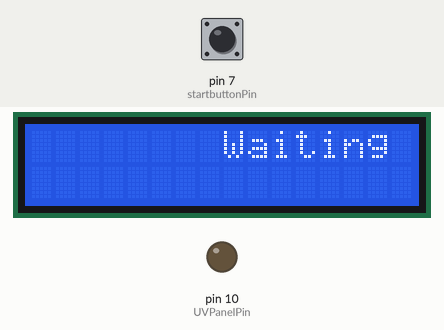
The sketch below on a simulated Arduino Uno, built with avr-gcc and run on an emulated ATmega328P. Parts: 16×2 character LCD, output pins drawn as LEDs (lit = HIGH). Inputs (shaded band) come from the test bench; at power-on: pin 7 (startbuttonPin) HIGH. What the sketch prints to the serial monitor is not drawn.

Above: at 0.84 s.
1.3 s: pin 7 (startbuttonPin) pulled LOW for 0.15 s
At 2.0 s:
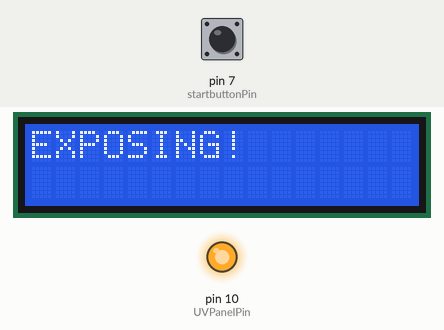
4.4 s: pin 7 (startbuttonPin) pulled LOW for 3.2 s
At 6.7 s:
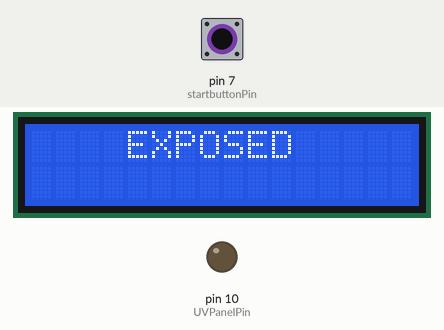
Timing chart, 0 to 13.3 s (numbered marks = the images above; inputs shaded):
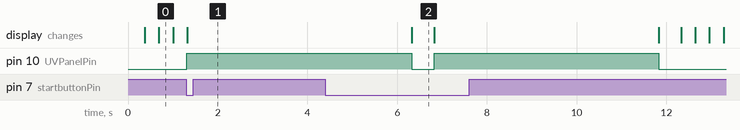

The sketch:

NEW.ino
```cpp
#include <LiquidCrystal.h>
LiquidCrystal lcd(12, 11, 5, 4, 3, 2);
const int UVPanelPin = 10;
const int startbuttonPin = 7;
int startbuttonState = 0;

void setup()
{
  lcd.begin(16, 2);
  Serial.begin(9600);
  pinMode(startbuttonPin, INPUT_PULLUP);
  pinMode(UVPanelPin, OUTPUT);
  digitalWrite(UVPanelPin, LOW);
}

void loop()
{
startbuttonState = digitalRead(startbuttonPin);
      if (startbuttonState == LOW)
        {
      expose();
        }
      else
        {
          seriallow();
          waiting();
        }
}

void expose()
{
  lcd.noAutoscroll();
  digitalWrite(UVPanelPin, HIGH);
  lcd.clear();
  Serial.write("EXPOSING!");
  Serial.println("");
  lcd.setCursor(0, 0);
  lcd.print("EXPOSING!");
  delay(5000);
  digitalWrite(UVPanelPin, LOW);
  lcd.clear();
  lcd.setCursor(0, 0);
  lcd.print("    EXPOSED   ");
  delay(500);
}
void seriallow()
{

}
void waiting()
{
  Serial.write("Waiting to Start");
  Serial.println("");
  lcd.autoscroll();
  lcd.setCursor(0, 0);
  lcd.print("Waiting to Start");
}
```

Measured:
- after the input at 1.3 s, pin 10 (UVPanelPin): LOW → HIGH at once; the display: changes at once (image 1)
- what the display in image 2 shows lasts 0.5 s, from 6.3 s to 6.8 s
